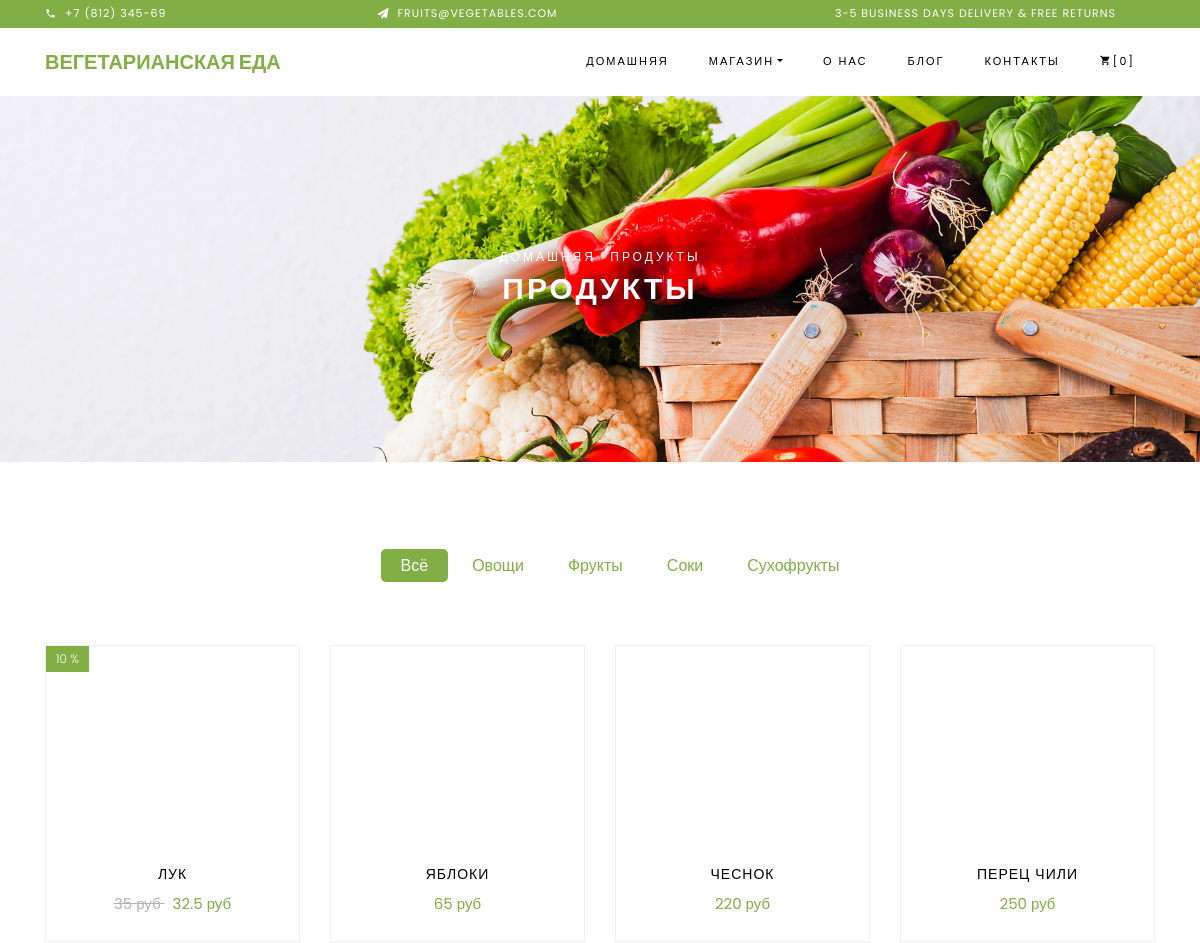
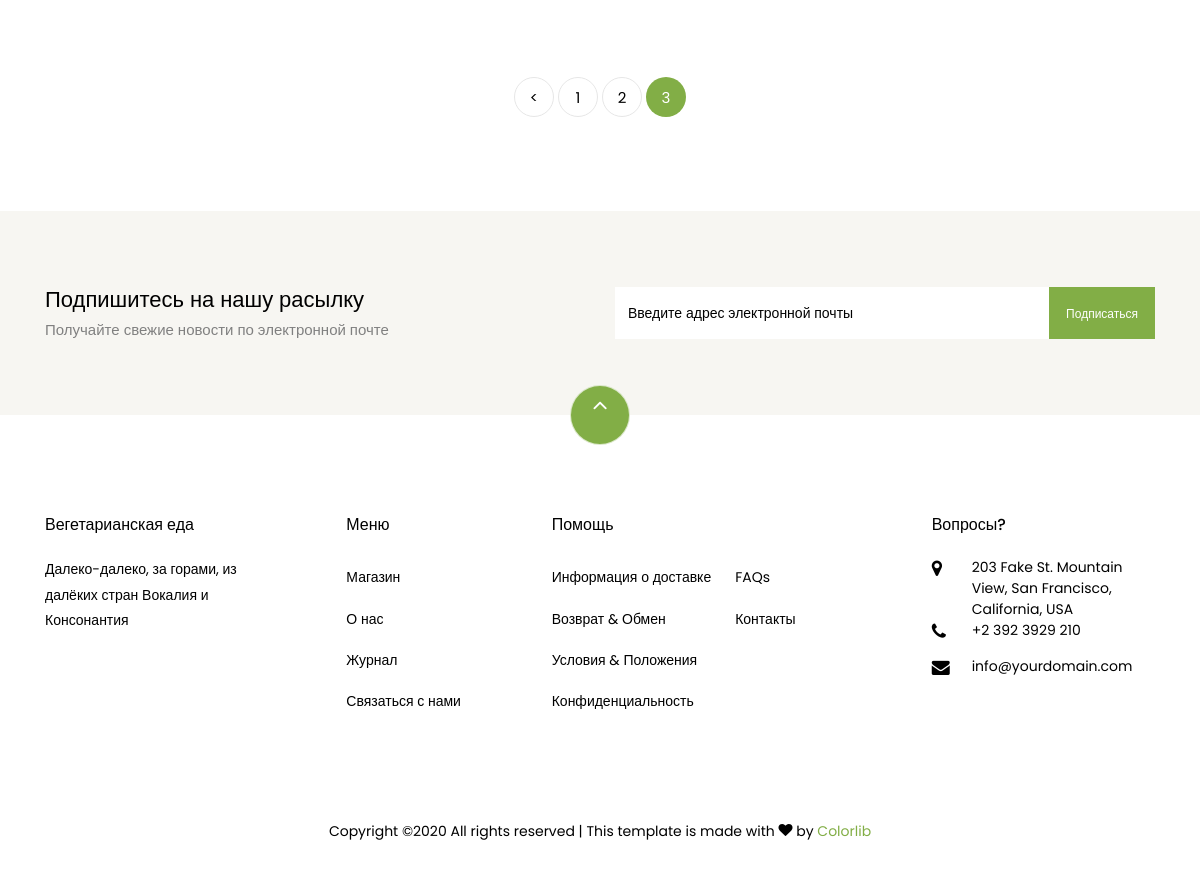
The page /shop/3 on the database its author committed (2 pictures, top to bottom).
### vege/models.py (models this page shows, shortened)
class RuProduct(models.Model):
    id = models.AutoField(primary_key=True)
    name = models.CharField(max_length=30)
    image = models.CharField(max_length=64)
    price = models.IntegerField()
    discount = models.IntegerField(blank=True)
    price_sale = models.FloatField()

### vege/views.py (the view)
# urls.py: path('shop/', ShopView.as_view(), name="shop"),
class ShopView(View):
    def get(self, request, page_id=1):
        products_list = []
        if LANGUAGE_CODE == 'ru':
            for obj in RuProduct.objects.all():
                d = dict(name=obj.name, image=obj.image, price=f'{obj.price} руб', discount=obj.discount,
                         price_sale=f'{obj.price_sale} руб')
                products_list.append(d)
        else:
            for obj in EnProduct.objects.all():
                d = dict(name=obj.name, image=obj.image, price=f'{obj.price} $', discount=obj.discount, price_sale=f'{obj.price_sale} $')
                products_list.append(d)
        paginator = Paginator(products_list, 4)
        try:
            products = paginator.page(page_id)
            products.num_pages_tuple = tuple(range(paginator.num_pages))
        except:
            return redirect(reverse('shop'))
        return render(request, 'vege/shop.html',
                      {'products': products, 'phone_number': PHONE_NUMBER, 'email_mail': EMAIL_MAIL})

### vege/templates/vege/shop.html (shortened to what this page needs)
{% extends "vege/base.html" %}
{% load static %}
{% load i18n %}
{% block content %}
    <div class="hero-wrap hero-bread" style="background-image: url(/static/vege/images/bg_1.jpg);">
      <div class="container">
        <div class="row no-gutters slider-text align-items-center justify-content-center">
          <div class="col-md-9 ftco-animate text-center">
          	<p class="breadcrumbs"><span class="mr-2"><a href="{% url '' %}">{% trans 'HomePage' %}</a></span> <span>{% trans 'Products' %}</span></p>
            <h1 class="mb-0 bread">{% trans 'Products' %}</h1>
          </div>
        </div>
      </div>
    </div>
    <section class="ftco-section">
    	<div class="container">
    		<div class="row justify-content-center">
    			<div class="col-md-10 mb-5 text-center">
    				<ul class="product-category">
    					<li><a href="#" class="active">{% trans 'All' %}</a></li>
    					<li><a href="#">{% trans 'Vegetables' %}</a></li>
    					<li><a href="#">{% trans 'Fruits' %}</a></li>
    					<li><a href="#">{% trans 'Juices' %}</a></li>
    					<li><a href="#">{% trans 'Dried' %}</a></li>
    				</ul>
    			</div>
    		</div>
    		<div class="row">
    			{% for product in products %}
                <div class="col-md-6 col-lg-3 ftco-animate">
    				<div class="product">
    					<a href="#" class="img-prod"><img class="img-fluid" src="/static/{{ product.image }}" alt="Colorlib Template">
    						{% if product.discount != 0 %}
                            <span class="status">{{ product.discount }} %</span>
                            {% endif %}
    					</a>
    					<div class="text py-3 pb-4 px-3 text-center">
    						<h3><a href="#">{{product.name}}</a></h3>
    						<div class="d-flex">
    							<div class="pricing">
                                    {% if product.discount != 0  %}
                                        <p class="price"><span class="mr-2 price-dc">{{ product.price }}
                                        </span><span class="price-sale">{{ product.price_sale }}</span></p>
                                    {% else %}
                                        <p class="price"><span>{{ product.price }}</span></p>
                                    {% endif %}
		    					</div>
	    					</div>
    					</div>
    				</div>
    			</div>
                {% endfor %}
    		</div>
    		<div class="row mt-5">
          <div class="col text-center">
            <div class="block-27">
              <ul>
                {% if products.has_previous %}
                <li><a href="{% url 'shop' %}{{ products.previous_page_number }}">&lt;</a></li>
                {% endif %}
                {% for _ in products.num_pages_tuple %}
                {% if forloop.counter != products.number %}
                    <li><a href="{% url 'shop' %}{{ forloop.counter }}">{{ forloop.counter }}</a></li>
                {% else %}
                    <li class="active"><span>{{ forloop.counter }}</span></li>
                {% endif %}
                {% endfor %}
              </ul>
            </div>
          </div>
        </div>
    	</div>
    </section>
{% endblock %}

### rows shown on the page
RuProduct: name "ЛУК"
RuProduct: name "ЯБЛОКИ"
RuProduct: name "ЧЕСНОК"
RuProduct: name "ПЕРЕЦ ЧИЛИ"

### other values the page prints
{{ phone_number }} "+7 (812) 345-69"
{{ email_mail }} "FRUITS@VEGETABLES.COM"
{{ product.discount }} "10"
{{ product.price }} "35 руб"
{{ product.price_sale }} "32.5 руб"
{{ product.price }} "65 руб" "220 руб" "250 руб"
